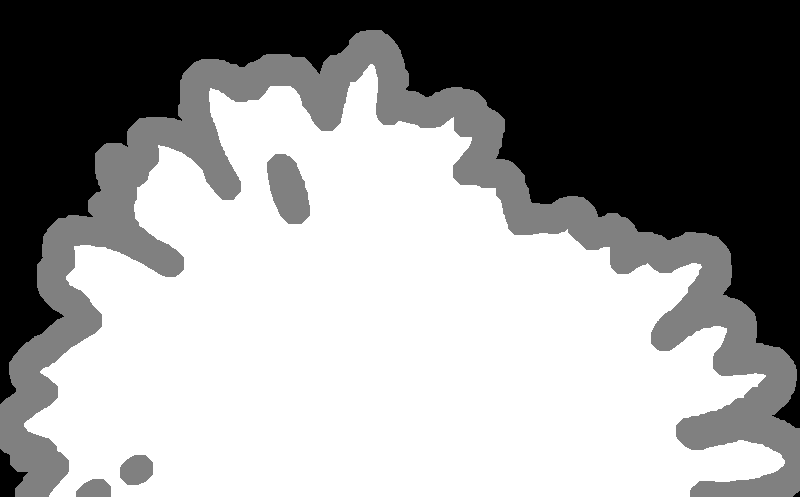
%> input picture Trimap2/GT01.png, 800 x 497 px
$ octave --eval "TIP_superPixel('Trimap2/GT01.png');"   (GNU Octave 9; MATLAB toolbox functions it lacks are replaced by stand-ins)
%> lines starting %> are read from the running program, lines starting %| are printed output that depends on the picture; in (x1, y1, x2, y2) boxes, pixels count from 0 and x2, y2 are one past the last pixel; in counts of white or black regions, pixels touching at a corner belong together; the program's own positions count from 1
### expansion/TrimapExpansion.m
function MaskAct = TrimapExpansion(I, Trimap, MaxIterExp)
% Trimap and MaskAct ----------
ITrimap = Trimap;
RmaskB = (ITrimap < 50);  RmaskF = (ITrimap > 200);
% LabelExpansion -------------------------------------------------
RMaskFExp=RmaskF ; RMaskBExp=RmaskB ;
ExpThr_U=9/256 ;
ExpThr_D=1/256 ;
ExpThrDist = ExpThr_U-ExpThr_D ;
%MaxIterExp=18 ;

%'Trimap expansion ...'
for i=1 : MaxIterExp
    ExpDist =i ;
    ExpThr =ExpThr_U - i* ExpThrDist / MaxIterExp ;
    [RMaskFExp ,RMaskBExp] = LabelExpansion (I, RMaskFExp, RMaskBExp , ExpDist, ExpThr)  ;

end

RmaskF =  RMaskFExp ;
RmaskB =  RMaskBExp ;

MaskAct = zeros(size(I, 1), size(I, 2)) ; % 0= inactive , 1= definit foreground ,% 5= definit background , 3= potential pixels
MaskAct = RmaskB * 5 + RmaskF ;   % get the marked F&B pixels
MaskAct(MaskAct==0)=3 ;

% 겉mask딧쀼훙였돤땠돨鑒앴
MaskAct(MaskAct == 1) = 255;
MaskAct(MaskAct == 5) = 0;
MaskAct(MaskAct == 3) = 128;
MaskAct = uint8(MaskAct);
end

### TIP_superPixel.m
function [] = TIP_superPixel(png_name)
%> called with png_name = 'Trimap2/GT01.png'
% Pixel-level Discrete Multiobjective Sampling Demo
% Yihui Liang, IAIS, SCUT
% 2019.07.20
% This demo implements the PDMS-based (pixel-level discrete
% multiobjective sampling) matting algorithm. Notice that preprocessing and
% postprocessing are not applied in this demo.
% Reference: Huang H, Liang Y*, Yang X, et al. Pixel-level Discrete
% Multiobjective Sampling for Image Matting[J]. IEEE Transactions on Image
% Processing, 27(8):3739-3751

image_name = strsplit(png_name,'.');
% [4 lines of commented-out code are left out]

addpath('expansion');
beginTime = clock;
out_dir = 'result\';
% png_name = 'GT01.png';
%% Load image and trimap
raw_img = imread(png_name);
%> raw_img is the input picture: size 497x800 uint8; min 0, max 255, mean 148.5
trimap = imread(['Trimap2\',png_name]);
trimap = TrimapExpansion(double(raw_img), trimap, 11);
%> in TrimapExpansion, `RmaskB = (ITrimap < 50)`:
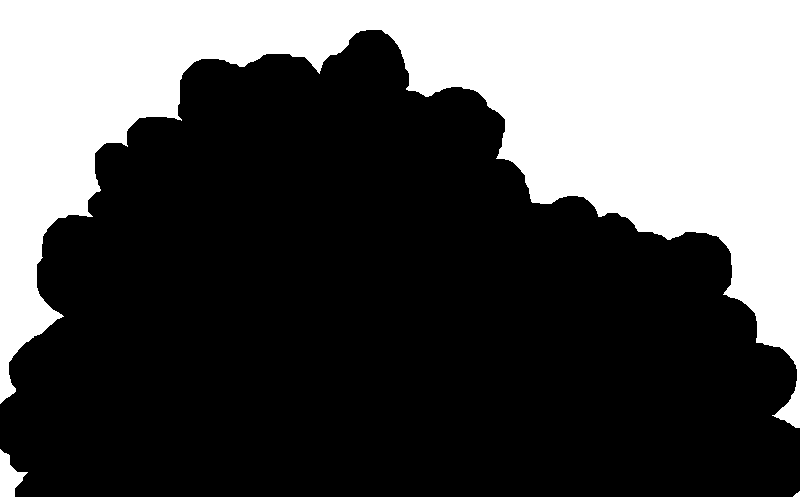
%> RmaskB: size 497x800 logical; 33.3% white; 3 white regions, box (x1, y1, x2, y2) and area: (0, 0, 800, 428) 131720, (0, 449, 28, 497) 714, (793, 491, 800, 497) 25
%> in TrimapExpansion, `RmaskF = (ITrimap > 200)`:
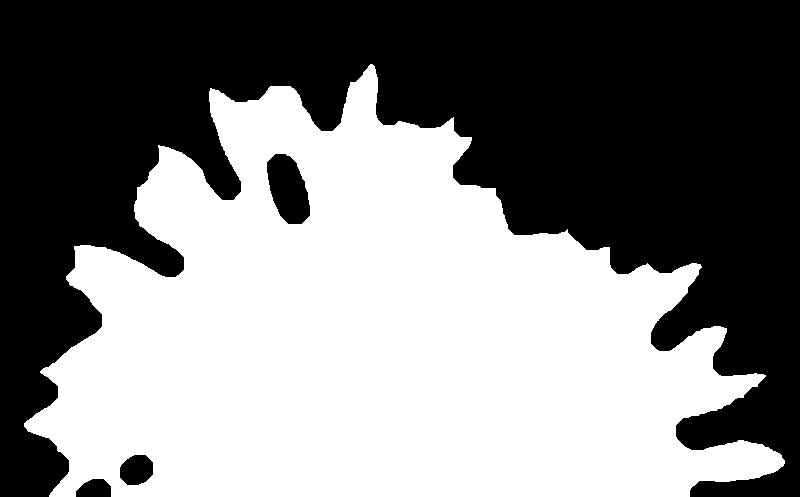
%> RmaskF: size 497x800 logical; 49.7% white; 1 white region, box (x1, y1, x2, y2) and area: (24, 64, 785, 497) 197538
%> the run ends on the next line

cluster_num = 150;

%% Pixel-level Discrete Multiobjective Sampling
%feature
U_ind = find(trimap ==128);
F_ind = find(trimap ==255);
B_ind = find(trimap ==0);
img = reshape(raw_img,numel(trimap),3);
F_color = img(F_ind,:);
B_color = img(B_ind,:);

% F_feature = img_feature(F_ind,:);
% B_feature = img_feature(B_ind,:);

U_rgb = img(U_ind,:);
[U_y,U_x] = ind2sub(size(trimap),U_ind); U_s  = [U_y,U_x];
% [4 lines of commented-out code are left out]
[labels, numlabels] = slicmex(raw_img,500,20);  %numlabels is the same as number of superpixels

[y,x] = ind2sub(size(trimap),1:numel(trimap));
U_alpha = zeros(length(U_ind),1);

step = 1;
for c = 0:numlabels-1
   cc_U_ind = find(labels==c);
%    ss = find(U_ind==cc_U_ind);
   [~,uind] = ismember(cc_U_ind, U_ind, 'rows');
   ind_of_U_ind = nonzeros(uind);
   if ~isempty(ind_of_U_ind)
      t1 = clock;
      n = ind_of_U_ind(randperm(length(ind_of_U_ind),1));
      U_color = single(img(U_ind(n),:));
%
%       U_feature = img_feature(U_ind(n),:);
      %foreground color sampling
      spatial_cost_FU = pdist2([x(F_ind)',y(F_ind)'],[x(U_ind(n)),y(U_ind(n))]);
      color_cost_FU = pdist2(single(F_color),single(img(U_ind(n),:)));
      pareto_F_bw = FDMO(double([spatial_cost_FU,color_cost_FU]));

      spatial_cost_BU = pdist2([x(B_ind)',y(B_ind)'],[x(U_ind(n)),y(U_ind(n))]);
      color_cost_BU = pdist2(single(B_color),single(img(U_ind(n),:)));
      pareto_B_bw = FDMO(double([spatial_cost_BU,color_cost_BU]));
      %sample feature extration
      F_pareto_color = single(F_color(pareto_F_bw,:)');
      B_pareto_color = single(B_color(pareto_B_bw,:)');
%       F_pareto_feature = F_feature(pareto_F_bw,:)';
%       B_pareto_feature = B_feature(pareto_B_bw,:)';
      F_pareto_dist = spatial_cost_FU(pareto_F_bw);
      B_pareto_dist = spatial_cost_BU(pareto_B_bw);
      %evaluation and alpha estimation
      [U_alpha(ind_of_U_ind)] = EvaluateSamples(pareto_F_bw,pareto_B_bw,...
          F_pareto_color,B_pareto_color,F_pareto_dist,B_pareto_dist,U_color);
      t2=clock;
      e = etime(t2,t1);
      e = fprintf('%s 评估第%d/%d个超像素块（内含%d个未知像素）耗时%f秒\n',png_name(1:4),step,numlabels,length(ind_of_U_ind),e);
      step=step+1;
   end
end

alpha = trimap;
alpha(U_ind) = U_alpha*255;
endTime = clock;
fid = fopen([out_dir,'time.txt'],'a');
fprintf(fid, '%s total time:%f sec\n',png_name(1:4),etime(endTime,beginTime));
fclose(fid);
imwrite(alpha, [out_dir,png_name]);
clear,close all;
end
% [30 lines of commented-out code are left out]
